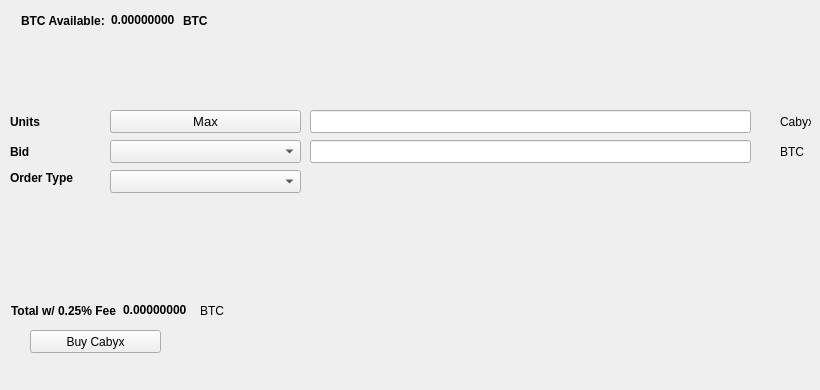
   <widget class="QWidget" name="BuyTab">
    <attribute name="title">
     <string>Buy</string>
    </attribute>
    <widget class="QPushButton" name="BuyCabyx">
     <property name="geometry">
      <rect>
       <x>30</x>
       <y>330</y>
       <width>131</width>
       <height>23</height>
      </rect>
     </property>
     <property name="text">
      <string>Buy Cabyx</string>
     </property>
     <property name="icon">
      <iconset resource="../cabyx.qrc">
       <normaloff>:/icons/bitcoin</normaloff>:/icons/bitcoin</iconset>
     </property>
    </widget>
    <widget class="QLabel" name="label_3">
     <property name="geometry">
      <rect>
       <x>10</x>
       <y>110</y>
       <width>46</width>
       <height>23</height>
      </rect>
     </property>
     <property name="font">
      <font>
       <weight>75</weight>
       <bold>true</bold>
      </font>
     </property>
     <property name="text">
      <string>Units</string>
     </property>
    </widget>
    <widget class="QLineEdit" name="UnitsInput">
     <property name="geometry">
      <rect>
       <x>310</x>
       <y>110</y>
       <width>441</width>
       <height>23</height>
      </rect>
     </property>
     <property name="font">
      <font>
       <pointsize>9</pointsize>
       <weight>75</weight>
       <bold>true</bold>
      </font>
     </property>
    </widget>
    <widget class="QLineEdit" name="BuyBidPriceEdit">
     <property name="geometry">
      <rect>
       <x>310</x>
       <y>140</y>
       <width>441</width>
       <height>23</height>
      </rect>
     </property>
     <property name="font">
      <font>
       <pointsize>9</pointsize>
       <weight>75</weight>
       <bold>true</bold>
      </font>
     </property>
    </widget>
    <widget class="QLabel" name="label_4">
     <property name="geometry">
      <rect>
       <x>780</x>
       <y>110</y>
       <width>31</width>
       <height>23</height>
      </rect>
     </property>
     <property name="text">
      <string>Cabyx</string>
     </property>
    </widget>
    <widget class="QLabel" name="label_5">
     <property name="geometry">
      <rect>
       <x>780</x>
       <y>140</y>
       <width>31</width>
       <height>23</height>
      </rect>
     </property>
     <property name="text">
      <string>BTC</string>
     </property>
    </widget>
    <widget class="QLabel" name="label_6">
     <property name="geometry">
      <rect>
       <x>10</x>
       <y>140</y>
       <width>46</width>
       <height>23</height>
      </rect>
     </property>
     <property name="font">
      <font>
       <weight>75</weight>
       <bold>true</bold>
      </font>
     </property>
     <property name="text">
      <string>Bid</string>
     </property>
    </widget>
    <widget class="QLabel" name="label_7">
     <property name="geometry">
      <rect>
       <x>10</x>
       <y>170</y>
       <width>91</width>
       <height>16</height>
      </rect>
     </property>
     <property name="font">
      <font>
       <weight>75</weight>
       <bold>true</bold>
      </font>
     </property>
     <property name="text">
      <string>Order Type</string>
     </property>
    </widget>
    <widget class="QPushButton" name="Buy_Max_Amount">
     <property name="geometry">
      <rect>
       <x>110</x>
       <y>110</y>
       <width>191</width>
       <height>23</height>
      </rect>
     </property>
     <property name="font">
      <font>
       <pointsize>10</pointsize>
      </font>
     </property>
     <property name="text">
      <string>Max</string>
     </property>
    </widget>
    <widget class="QComboBox" name="BuyBidcomboBox">
     <property name="geometry">
      <rect>
       <x>110</x>
       <y>140</y>
       <width>191</width>
       <height>23</height>
      </rect>
     </property>
     <property name="font">
      <font>
       <pointsize>10</pointsize>
      </font>
     </property>
    </widget>
    <widget class="QComboBox" name="buyOrdertypeCombo">
     <property name="geometry">
      <rect>
       <x>110</x>
       <y>170</y>
       <width>191</width>
       <height>23</height>
      </rect>
     </property>
     <property name="font">
      <font>
       <pointsize>10</pointsize>
      </font>
     </property>
    </widget>
    <widget class="QWidget" name="layoutWidget1">
     <property name="geometry">
      <rect>
       <x>21</x>
       <y>11</y>
       <width>227</width>
       <height>19</height>
      </rect>
     </property>
     <layout class="QHBoxLayout" name="horizontalLayout_3">
      <item>
       <widget class="QLabel" name="label232">
        <property name="font">
         <font>
          <weight>75</weight>
          <bold>true</bold>
         </font>
        </property>
        <property name="text">
         <string>BTC Available:</string>
        </property>
       </widget>
      </item>
      <item>
       <widget class="QLabel" name="BtcAvailableLbl">
        <property name="palette">
         <palette>
          <active>
           <colorrole role="WindowText">
            <brush brushstyle="SolidPattern">
             <color alpha="255">
              <red>0</red>
              <green>0</green>
              <blue>0</blue>
             </color>
            </brush>
           </colorrole>
           <colorrole role="Button">
            <brush brushstyle="SolidPattern">
             <color alpha="255">
              <red>0</red>
              <green>170</green>
              <blue>0</blue>
             </color>
            </brush>
           </colorrole>
           <colorrole role="Light">
            <brush brushstyle="SolidPattern">
             <color alpha="255">
              <red>0</red>
              <green>255</green>
              <blue>0</blue>
             </color>
            </brush>
           </colorrole>
           <colorrole role="Midlight">
            <brush brushstyle="SolidPattern">
             <color alpha="255">
              <red>0</red>
              <green>212</green>
              <blue>0</blue>
             </color>
            </brush>
           </colorrole>
           <colorrole role="Dark">
            <brush brushstyle="SolidPattern">
             <color alpha="255">
              <red>0</red>
              <green>85</green>
              <blue>0</blue>
             </color>
            </brush>
           </colorrole>
           <colorrole role="Mid">
            <brush brushstyle="SolidPattern">
             <color alpha="255">
              <red>0</red>
              <green>113</green>
              <blue>0</blue>
             </color>
            </brush>
           </colorrole>
           <colorrole role="Text">
            <brush brushstyle="SolidPattern">
             <color alpha="255">
              <red>0</red>
              <green>170</green>
              <blue>0</blue>
             </color>
            </brush>
           </colorrole>
           <colorrole role="BrightText">
            <brush brushstyle="SolidPattern">
             <color alpha="255">
              <red>255</red>
              <green>255</green>
              <blue>255</blue>
             </color>
            </brush>
           </colorrole>
           <colorrole role="ButtonText">
            <brush brushstyle="SolidPattern">
             <color alpha="255">
              <red>0</red>
              <green>0</green>
              <blue>0</blue>
             </color>
            </brush>
           </colorrole>
           <colorrole role="Base">
            <brush brushstyle="SolidPattern">
             <color alpha="255">
              <red>255</red>
              <green>255</green>
              <blue>255</blue>
             </color>
            </brush>
           </colorrole>
           <colorrole role="Window">
            <brush brushstyle="SolidPattern">
             <color alpha="255">
              <red>0</red>
              <green>170</green>
              <blue>0</blue>
             </color>
            </brush>
           </colorrole>
           <colorrole role="Shadow">
            <brush brushstyle="SolidPattern">
             <color alpha="255">
              <red>0</red>
              <green>0</green>
              <blue>0</blue>
             </color>
            </brush>
           </colorrole>
           <colorrole role="AlternateBase">
            <brush brushstyle="SolidPattern">
             <color alpha="255">
              <red>127</red>
              <green>212</green>
              <blue>127</blue>
             </color>
            </brush>
           </colorrole>
           <colorrole role="ToolTipBase">
            <brush brushstyle="SolidPattern">
             <color alpha="255">
              <red>255</red>
              <green>255</green>
              <blue>220</blue>
             </color>
            </brush>
           </colorrole>
           <colorrole role="ToolTipText">
            <brush brushstyle="SolidPattern">
             <color alpha="255">
              <red>0</red>
              <green>0</green>
              <blue>0</blue>
             </color>
            </brush>
           </colorrole>
          </active>
          <inactive>
           <colorrole role="WindowText">
            <brush brushstyle="SolidPattern">
             <color alpha="255">
              <red>0</red>
              <green>0</green>
              <blue>0</blue>
             </color>
            </brush>
           </colorrole>
           <colorrole role="Button">
            <brush brushstyle="SolidPattern">
             <color alpha="255">
              <red>0</red>
              <green>170</green>
              <blue>0</blue>
             </color>
            </brush>
           </colorrole>
           <colorrole role="Light">
            <brush brushstyle="SolidPattern">
             <color alpha="255">
              <red>0</red>
              <green>255</green>
              <blue>0</blue>
             </color>
            </brush>
           </colorrole>
           <colorrole role="Midlight">
            <brush brushstyle="SolidPattern">
             <color alpha="255">
              <red>0</red>
              <green>212</green>
              <blue>0</blue>
             </color>
            </brush>
           </colorrole>
           <colorrole role="Dark">
            <brush brushstyle="SolidPattern">
             <color alpha="255">
              <red>0</red>
              <green>85</green>
              <blue>0</blue>
             </color>
            </brush>
           </colorrole>
           <colorrole role="Mid">
            <brush brushstyle="SolidPattern">
             <color alpha="255">
              <red>0</red>
              <green>113</green>
              <blue>0</blue>
             </color>
            </brush>
           </colorrole>
           <colorrole role="Text">
            <brush brushstyle="SolidPattern">
             <color alpha="255">
              <red>0</red>
              <green>170</green>
              <blue>0</blue>
             </color>
            </brush>
           </colorrole>
           <colorrole role="BrightText">
            <brush brushstyle="SolidPattern">
             <color alpha="255">
              <red>255</red>
              <green>255</green>
              <blue>255</blue>
             </color>
            </brush>
           </colorrole>
           <colorrole role="ButtonText">
            <brush brushstyle="SolidPattern">
             <color alpha="255">
              <red>0</red>
              <green>0</green>
              <blue>0</blue>
             </color>
            </brush>
           </colorrole>
           <colorrole role="Base">
            <brush brushstyle="SolidPattern">
             <color alpha="255">
              <red>255</red>
              <green>255</green>
              <blue>255</blue>
             </color>
            </brush>
           </colorrole>
           <colorrole role="Window">
            <brush brushstyle="SolidPattern">
             <color alpha="255">
              <red>0</red>
              <green>170</green>
              <blue>0</blue>
             </color>
            </brush>
           </colorrole>
           <colorrole role="Shadow">
            <brush brushstyle="SolidPattern">
             <color alpha="255">
              <red>0</red>
              <green>0</green>
              <blue>0</blue>
             </color>
            </brush>
           </colorrole>
           <colorrole role="AlternateBase">
            <brush brushstyle="SolidPattern">
             <color alpha="255">
              <red>127</red>
              <green>212</green>
              <blue>127</blue>
             </color>
            </brush>
           </colorrole>
           <colorrole role="ToolTipBase">
            <brush brushstyle="SolidPattern">
             <color alpha="255">
              <red>255</red>
              <green>255</green>
              <blue>220</blue>
             </color>
            </brush>
           </colorrole>
           <colorrole role="ToolTipText">
            <brush brushstyle="SolidPattern">
             <color alpha="255">
              <red>0</red>
              <green>0</green>
              <blue>0</blue>
             </color>
            </brush>
           </colorrole>
          </inactive>
          <disabled>
           <colorrole role="WindowText">
            <brush brushstyle="SolidPattern">
             <color alpha="255">
              <red>0</red>
              <green>85</green>
              <blue>0</blue>
             </color>
            </brush>
           </colorrole>
           <colorrole role="Button">
            <brush brushstyle="SolidPattern">
             <color alpha="255">
              <red>0</red>
              <green>170</green>
              <blue>0</blue>
             </color>
            </brush>
           </colorrole>
           <colorrole role="Light">
            <brush brushstyle="SolidPattern">
             <color alpha="255">
              <red>0</red>
              <green>255</green>
              <blue>0</blue>
             </color>
            </brush>
           </colorrole>
           <colorrole role="Midlight">
            <brush brushstyle="SolidPattern">
             <color alpha="255">
              <red>0</red>
              <green>212</green>
              <blue>0</blue>
             </color>
            </brush>
           </colorrole>
           <colorrole role="Dark">
            <brush brushstyle="SolidPattern">
             <color alpha="255">
              <red>0</red>
              <green>85</green>
              <blue>0</blue>
             </color>
            </brush>
           </colorrole>
           <colorrole role="Mid">
            <brush brushstyle="SolidPattern">
             <color alpha="255">
              <red>0</red>
              <green>113</green>
              <blue>0</blue>
             </color>
            </brush>
           </colorrole>
           <colorrole role="Text">
            <brush brushstyle="SolidPattern">
             <color alpha="255">
              <red>0</red>
              <green>85</green>
              <blue>0</blue>
             </color>
            </brush>
           </colorrole>
           <colorrole role="BrightText">
            <brush brushstyle="SolidPattern">
             <color alpha="255">
              <red>255</red>
              <green>255</green>
              <blue>255</blue>
             </color>
            </brush>
           </colorrole>
           <colorrole role="ButtonText">
            <brush brushstyle="SolidPattern">
             <color alpha="255">
              <red>0</red>
              <green>85</green>
              <blue>0</blue>
             </color>
            </brush>
           </colorrole>
           <colorrole role="Base">
            <brush brushstyle="SolidPattern">
             <color alpha="255">
              <red>0</red>
              <green>170</green>
              <blue>0</blue>
             </color>
            </brush>
           </colorrole>
           <colorrole role="Window">
            <brush brushstyle="SolidPattern">
             <color alpha="255">
              <red>0</red>
              <green>170</green>
              <blue>0</blue>
             </color>
            </brush>
           </colorrole>
           <colorrole role="Shadow">
            <brush brushstyle="SolidPattern">
             <color alpha="255">
              <red>0</red>
              <green>0</green>
              <blue>0</blue>
             </color>
            </brush>
           </colorrole>
           <colorrole role="AlternateBase">
            <brush brushstyle="SolidPattern">
             <color alpha="255">
              <red>0</red>
              <green>170</green>
              <blue>0</blue>
             </color>
            </brush>
           </colorrole>
           <colorrole role="ToolTipBase">
            <brush brushstyle="SolidPattern">
             <color alpha="255">
              <red>255</red>
              <green>255</green>
              <blue>220</blue>
             </color>
            </brush>
           </colorrole>
           <colorrole role="ToolTipText">
            <brush brushstyle="SolidPattern">
             <color alpha="255">
              <red>0</red>
              <green>0</green>
              <blue>0</blue>
             </color>
            </brush>
           </colorrole>
          </disabled>
         </palette>
        </property>
        <property name="font">
         <font>
          <weight>75</weight>
          <bold>true</bold>
         </font>
        </property>
        <property name="text">
         <string>0.00000000</string>
        </property>
        <property name="textInteractionFlags">
         <set>Qt::LinksAccessibleByMouse|Qt::TextSelectableByKeyboard|Qt::TextSelectableByMouse</set>
        </property>
       </widget>
      </item>
      <item>
       <widget class="QLabel" name="BtcAvailableLbl_2">
        <property name="font">
         <font>
          <weight>75</weight>
          <bold>true</bold>
         </font>
        </property>
        <property name="text">
         <string>BTC</string>
        </property>
       </widget>
      </item>
     </layout>
    </widget>
    <widget class="QWidget" name="layoutWidge2">
     <property name="geometry">
      <rect>
       <x>11</x>
       <y>301</y>
       <width>259</width>
       <height>19</height>
      </rect>
     </property>
     <layout class="QHBoxLayout" name="horizontalLayout_4">
      <item>
       <widget class="QLabel" name="label_9">
        <property name="font">
         <font>
          <weight>75</weight>
          <bold>true</bold>
         </font>
        </property>
        <property name="text">
         <string>Total w/ 0.25% Fee</string>
        </property>
       </widget>
      </item>
      <item>
       <widget class="QLabel" name="BuyCostLabel">
        <property name="palette">
         <palette>
          <active>
           <colorrole role="WindowText">
            <brush brushstyle="SolidPattern">
             <color alpha="255">
              <red>0</red>
              <green>0</green>
              <blue>0</blue>
             </color>
            </brush>
           </colorrole>
           <colorrole role="Button">
            <brush brushstyle="SolidPattern">
             <color alpha="255">
              <red>0</red>
              <green>170</green>
              <blue>0</blue>
             </color>
            </brush>
           </colorrole>
           <colorrole role="Light">
            <brush brushstyle="SolidPattern">
             <color alpha="255">
              <red>0</red>
              <green>255</green>
              <blue>0</blue>
             </color>
            </brush>
           </colorrole>
           <colorrole role="Midlight">
            <brush brushstyle="SolidPattern">
             <color alpha="255">
              <red>0</red>
              <green>212</green>
              <blue>0</blue>
             </color>
            </brush>
           </colorrole>
           <colorrole role="Dark">
            <brush brushstyle="SolidPattern">
             <color alpha="255">
              <red>0</red>
              <green>85</green>
              <blue>0</blue>
             </color>
            </brush>
           </colorrole>
           <colorrole role="Mid">
            <brush brushstyle="SolidPattern">
             <color alpha="255">
              <red>0</red>
              <green>113</green>
              <blue>0</blue>
             </color>
            </brush>
           </colorrole>
           <colorrole role="Text">
            <brush brushstyle="SolidPattern">
             <color alpha="255">
              <red>0</red>
              <green>170</green>
              <blue>0</blue>
             </color>
            </brush>
           </colorrole>
           <colorrole role="BrightText">
            <brush brushstyle="SolidPattern">
             <color alpha="255">
              <red>255</red>
              <green>255</green>
              <blue>255</blue>
             </color>
            </brush>
           </colorrole>
           <colorrole role="ButtonText">
            <brush brushstyle="SolidPattern">
             <color alpha="255">
              <red>0</red>
              <green>0</green>
              <blue>0</blue>
             </color>
            </brush>
           </colorrole>
           <colorrole role="Base">
            <brush brushstyle="SolidPattern">
             <color alpha="255">
              <red>255</red>
              <green>255</green>
              <blue>255</blue>
             </color>
            </brush>
           </colorrole>
           <colorrole role="Window">
            <brush brushstyle="SolidPattern">
             <color alpha="255">
              <red>0</red>
              <green>170</green>
              <blue>0</blue>
             </color>
            </brush>
           </colorrole>
           <colorrole role="Shadow">
            <brush brushstyle="SolidPattern">
             <color alpha="255">
              <red>0</red>
              <green>0</green>
              <blue>0</blue>
             </color>
            </brush>
           </colorrole>
           <colorrole role="AlternateBase">
            <brush brushstyle="SolidPattern">
             <color alpha="255">
              <red>127</red>
              <green>212</green>
              <blue>127</blue>
             </color>
            </brush>
           </colorrole>
           <colorrole role="ToolTipBase">
            <brush brushstyle="SolidPattern">
             <color alpha="255">
              <red>255</red>
              <green>255</green>
              <blue>220</blue>
             </color>
            </brush>
           </colorrole>
           <colorrole role="ToolTipText">
            <brush brushstyle="SolidPattern">
             <color alpha="255">
              <red>0</red>
              <green>0</green>
              <blue>0</blue>
             </color>
            </brush>
           </colorrole>
          </active>
          <inactive>
           <colorrole role="WindowText">
            <brush brushstyle="SolidPattern">
             <color alpha="255">
              <red>0</red>
              <green>0</green>
              <blue>0</blue>
             </color>
            </brush>
           </colorrole>
           <colorrole role="Button">
            <brush brushstyle="SolidPattern">
             <color alpha="255">
              <red>0</red>
              <green>170</green>
              <blue>0</blue>
             </color>
            </brush>
           </colorrole>
           <colorrole role="Light">
            <brush brushstyle="SolidPattern">
             <color alpha="255">
              <red>0</red>
              <green>255</green>
              <blue>0</blue>
             </color>
            </brush>
           </colorrole>
           <colorrole role="Midlight">
            <brush brushstyle="SolidPattern">
             <color alpha="255">
              <red>0</red>
              <green>212</green>
              <blue>0</blue>
             </color>
            </brush>
           </colorrole>
           <colorrole role="Dark">
            <brush brushstyle="SolidPattern">
             <color alpha="255">
              <red>0</red>
              <green>85</green>
              <blue>0</blue>
             </color>
            </brush>
           </colorrole>
           <colorrole role="Mid">
            <brush brushstyle="SolidPattern">
             <color alpha="255">
              <red>0</red>
              <green>113</green>
              <blue>0</blue>
             </color>
            </brush>
           </colorrole>
           <colorrole role="Text">
            <brush brushstyle="SolidPattern">
             <color alpha="255">
              <red>0</red>
              <green>170</green>
              <blue>0</blue>
             </color>
            </brush>
           </colorrole>
           <colorrole role="BrightText">
            <brush brushstyle="SolidPattern">
             <color alpha="255">
              <red>255</red>
              <green>255</green>
              <blue>255</blue>
             </color>
            </brush>
           </colorrole>
           <colorrole role="ButtonText">
            <brush brushstyle="SolidPattern">
             <color alpha="255">
              <red>0</red>
              <green>0</green>
              <blue>0</blue>
             </color>
            </brush>
           </colorrole>
           <colorrole role="Base">
            <brush brushstyle="SolidPattern">
             <color alpha="255">
              <red>255</red>
              <green>255</green>
              <blue>255</blue>
             </color>
            </brush>
           </colorrole>
           <colorrole role="Window">
            <brush brushstyle="SolidPattern">
             <color alpha="255">
              <red>0</red>
              <green>170</green>
              <blue>0</blue>
             </color>
            </brush>
           </colorrole>
           <colorrole role="Shadow">
            <brush brushstyle="SolidPattern">
             <color alpha="255">
              <red>0</red>
              <green>0</green>
              <blue>0</blue>
             </color>
            </brush>
           </colorrole>
           <colorrole role="AlternateBase">
            <brush brushstyle="SolidPattern">
             <color alpha="255">
              <red>127</red>
              <green>212</green>
              <blue>127</blue>
             </color>
            </brush>
           </colorrole>
           <colorrole role="ToolTipBase">
            <brush brushstyle="SolidPattern">
             <color alpha="255">
              <red>255</red>
              <green>255</green>
              <blue>220</blue>
             </color>
            </brush>
           </colorrole>
           <colorrole role="ToolTipText">
            <brush brushstyle="SolidPattern">
             <color alpha="255">
              <red>0</red>
              <green>0</green>
              <blue>0</blue>
             </color>
            </brush>
           </colorrole>
          </inactive>
          <disabled>
           <colorrole role="WindowText">
            <brush brushstyle="SolidPattern">
             <color alpha="255">
              <red>0</red>
              <green>85</green>
              <blue>0</blue>
             </color>
            </brush>
           </colorrole>
           <colorrole role="Button">
            <brush brushstyle="SolidPattern">
             <color alpha="255">
              <red>0</red>
              <green>170</green>
              <blue>0</blue>
             </color>
            </brush>
           </colorrole>
           <colorrole role="Light">
            <brush brushstyle="SolidPattern">
             <color alpha="255">
              <red>0</red>
              <green>255</green>
              <blue>0</blue>
             </color>
            </brush>
           </colorrole>
           <colorrole role="Midlight">
            <brush brushstyle="SolidPattern">
             <color alpha="255">
              <red>0</red>
              <green>212</green>
              <blue>0</blue>
             </color>
            </brush>
           </colorrole>
           <colorrole role="Dark">
            <brush brushstyle="SolidPattern">
             <color alpha="255">
              <red>0</red>
              <green>85</green>
              <blue>0</blue>
             </color>
            </brush>
           </colorrole>
           <colorrole role="Mid">
            <brush brushstyle="SolidPattern">
             <color alpha="255">
              <red>0</red>
              <green>113</green>
              <blue>0</blue>
             </color>
            </brush>
           </colorrole>
           <colorrole role="Text">
            <brush brushstyle="SolidPattern">
             <color alpha="255">
              <red>0</red>
              <green>85</green>
              <blue>0</blue>
             </color>
            </brush>
           </colorrole>
           <colorrole role="BrightText">
            <brush brushstyle="SolidPattern">
             <color alpha="255">
              <red>255</red>
              <green>255</green>
              <blue>255</blue>
             </color>
            </brush>
           </colorrole>
           <colorrole role="ButtonText">
            <brush brushstyle="SolidPattern">
             <color alpha="255">
              <red>0</red>
              <green>85</green>
              <blue>0</blue>
             </color>
            </brush>
           </colorrole>
           <colorrole role="Base">
            <brush brushstyle="SolidPattern">
             <color alpha="255">
              <red>0</red>
              <green>170</green>
              <blue>0</blue>
             </color>
            </brush>
           </colorrole>
           <colorrole role="Window">
            <brush brushstyle="SolidPattern">
             <color alpha="255">
              <red>0</red>
              <green>170</green>
              <blue>0</blue>
             </color>
            </brush>
           </colorrole>
           <colorrole role="Shadow">
            <brush brushstyle="SolidPattern">
             <color alpha="255">
              <red>0</red>
              <green>0</green>
              <blue>0</blue>
             </color>
            </brush>
           </colorrole>
           <colorrole role="AlternateBase">
            <brush brushstyle="SolidPattern">
             <color alpha="255">
              <red>0</red>
              <green>170</green>
              <blue>0</blue>
             </color>
            </brush>
           </colorrole>
           <colorrole role="ToolTipBase">
            <brush brushstyle="SolidPattern">
             <color alpha="255">
              <red>255</red>
              <green>255</green>
              <blue>220</blue>
             </color>
            </brush>
           </colorrole>
           <colorrole role="ToolTipText">
            <brush brushstyle="SolidPattern">
             <color alpha="255">
              <red>0</red>
              <green>0</green>
              <blue>0</blue>
             </color>
            </brush>
           </colorrole>
          </disabled>
         </palette>
        </property>
        <property name="font">
         <font>
          <weight>75</weight>
          <bold>true</bold>
         </font>
        </property>
        <property name="autoFillBackground">
         <bool>false</bool>
        </property>
        <property name="text">
         <string>0.00000000</string>
        </property>
        <property name="textInteractionFlags">
         <set>Qt::LinksAccessibleByMouse|Qt::TextSelectableByMouse</set>
        </property>
       </widget>
      </item>
      <item>
       <widget class="QLabel" name="label_10">
        <property name="font">
         <font>
          <weight>50</weight>
          <bold>false</bold>
         </font>
        </property>
        <property name="text">
         <string>BTC</string>
        </property>
       </widget>
      </item>
     </layout>
    </widget>
    <widget class="QLabel" name="label_24">
     <property name="geometry">
      <rect>
       <x>460</x>
       <y>300</y>
       <width>281</width>
       <height>81</height>
      </rect>
     </property>
     <property name="text">
      <string/>
     </property>
     <property name="pixmap">
      <pixmap>:/images/bittrex</pixmap>
     </property>
    </widget>
   </widget>
